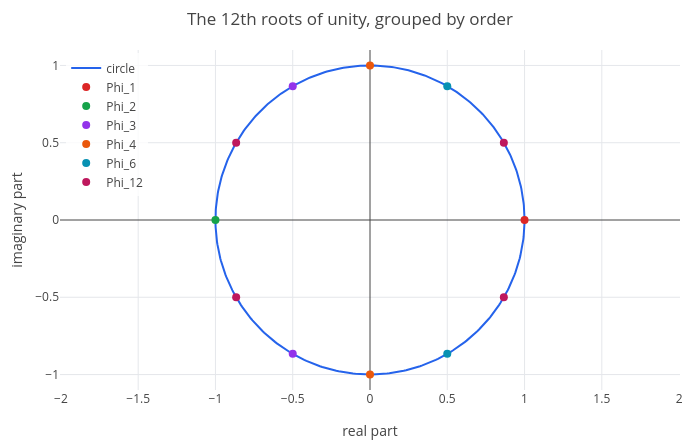

Notebook code cell kept with this figure:
### Markdown cell above
$x^{12} - 1$ splits into six pieces with small whole coefficients, and Galileo proves none of them splits further. Each
piece collects some of the roots of $x^{12} - 1$. Those roots are the **12th roots of unity**, the complex numbers
$$z_k = \cos\frac{2\pi k}{12} + i \sin\frac{2\pi k}{12}, \qquad k = 0, 1, \ldots, 11,$$
twelve points evenly spaced on the unit circle (the [complex numbers](../foundations/06-complex-numbers.ipynb) lesson of the foundations path has more). The
**order** of $z_k$ is the smallest $d \ge 1$ with $z_k^d = 1$; it is $12/\gcd(k, 12)$. The **cyclotomic polynomial**
$\Phi_d(x)$ ("circle dividing", from Greek) has as its roots exactly the roots of unity of order $d$:

$$\Phi_d(x) = \prod_{\text{order}(z) = d} (x - z), \qquad x^n - 1 = \prod_{d \mid n} \Phi_d(x).$$

The plot draws the twelve roots. Each colour is one cyclotomic factor $\Phi_d$, whose roots have order $d$: across is the real part
$\cos(2\pi k/12)$, up the imaginary part $\sin(2\pi k/12)$. `table(expr, k, [list])` makes one row per value in the
list, and `R(ks)` turns a list of $k$ values into rows of points:

### Code cell
R(ks) := table([cos(2*pi*k/12), sin(2*pi*k/12)], k, ks);
pl = show(parametric(cos(t), sin(t), t, 0, 2*pi), scatter(R([0]), [re im]), scatter(R([6]), [re im]), scatter(R([4 8]), [re im]), scatter(R([3 9]), [re im]), scatter(R([2 10]), [re im]), scatter(R([1 5 7 11]), [re im]));
pl = legend(pl, "circle", "Phi_1", "Phi_2", "Phi_3", "Phi_4", "Phi_6", "Phi_12");
labels(title(pl, "The 12th roots of unity, grouped by order"), "real part", "imaginary part")

### Figure 1 — Plotly figure (JSON) as saved in the notebook; plotly's stock layout.template omitted (floating-point values rounded to 4 significant figures; data arrays with more than 128 entries replaced by an {"elided": "..."} marker saying what was removed)
{"data": [{"line": {"color": "#2563eb", "width": 2}, "mode": "lines", "name": "circle", "type": "scatter", "x": {"elided": "402 float values"}, "y": {"elided": "402 float values"}}, {"marker": {"color": "#dc2626", "size": 8}, "mode": "markers", "name": "Phi_1", "type": "scatter", "x": [1], "y": [0]}, {"marker": {"color": "#16a34a", "size": 8}, "mode": "markers", "name": "Phi_2", "type": "scatter", "x": [-1], "y": [0]}, {"marker": {"color": "#9333ea", "size": 8}, "mode": "markers", "name": "Phi_3", "type": "scatter", "x": [-0.5, -0.5], "y": [0.866, -0.866]}, {"marker": {"color": "#ea580c", "size": 8}, "mode": "markers", "name": "Phi_4", "type": "scatter", "x": [0, 0], "y": [1, -1]}, {"marker": {"color": "#0891b2", "size": 8}, "mode": "markers", "name": "Phi_6", "type": "scatter", "x": [0.5, 0.5], "y": [0.866, -0.866]}, {"marker": {"color": "#be185d", "size": 8}, "mode": "markers", "name": "Phi_12", "type": "scatter", "x": [0.866, -0.866, -0.866, 0.866], "y": [0.5, 0.5, -0.5, -0.5]}], "layout": {"height": 440, "legend": {"bgcolor": "rgba(255,255,255,0.8)", "x": 0.01, "xanchor": "left", "y": 0.99, "yanchor": "top"}, "margin": {"b": 50, "l": 60, "r": 20, "t": 50}, "showlegend": true, "title": {"text": "The 12th roots of unity, grouped by order"}, "width": 700, "xaxis": {"title": {"text": "real part"}, "zeroline": true}, "yaxis": {"range": [-1.1, 1.1], "scaleanchor": "x", "scaleratio": 1, "title": {"text": "imaginary part"}, "zeroline": true}}}
